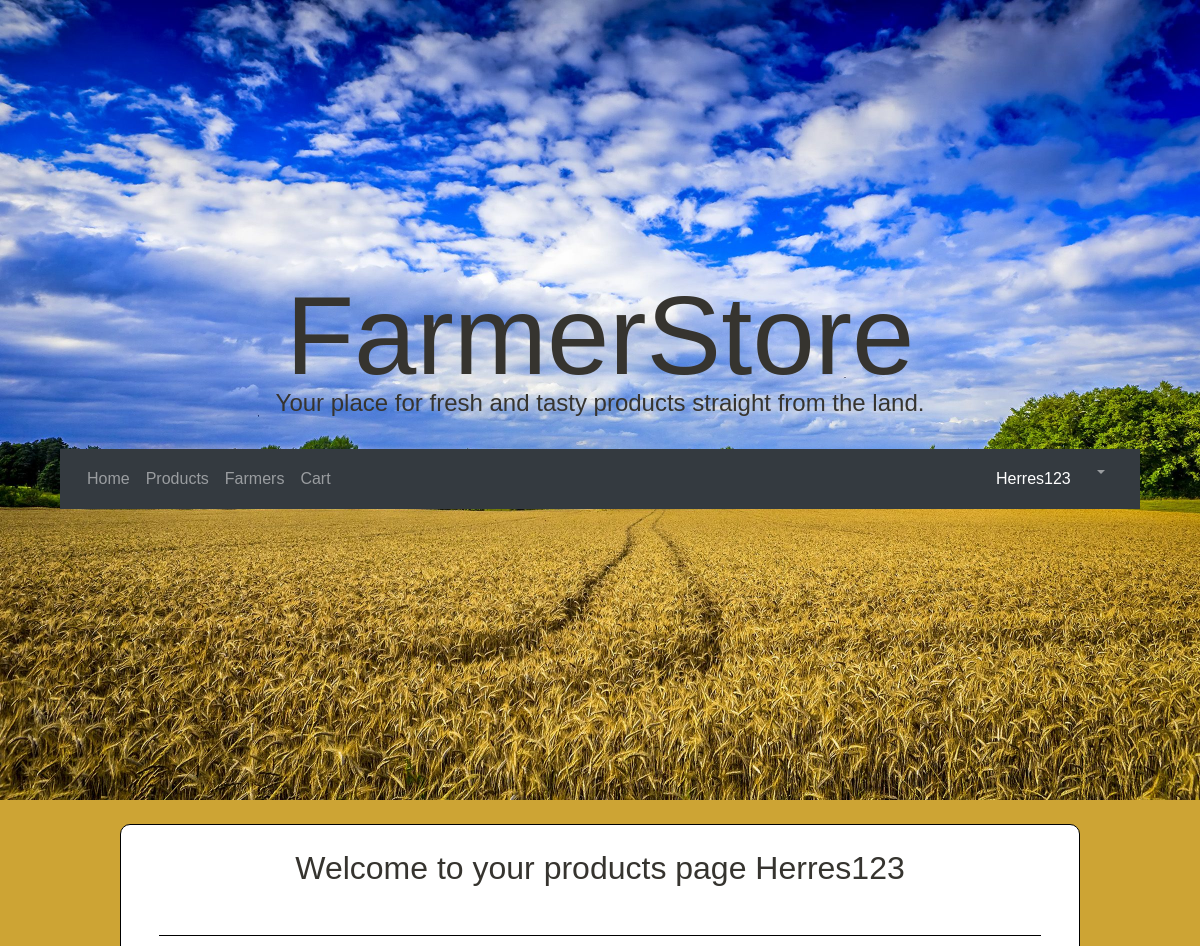
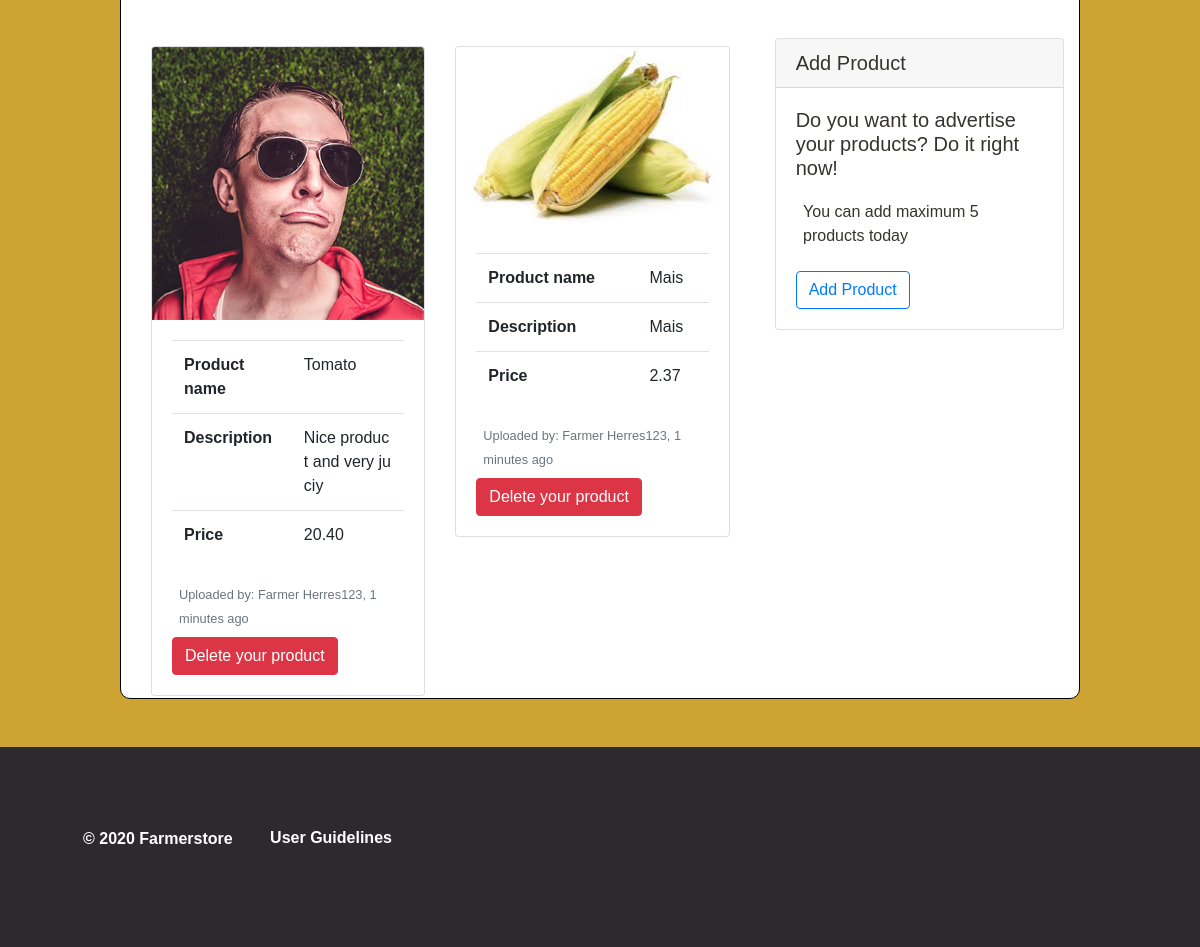
Screenshot of /farmer/my_products/ (signed in) with the database file from the repository (2 pictures, top to bottom).
### user_profile/models.py (models this page shows, shortened)
class Product(models.Model):
    product_name = models.CharField(max_length=200,choices=CHOICES,blank=False, default='artichoke')
    product_description = models.CharField(max_length=300)
    product_price = models.DecimalField(max_digits=6, decimal_places=2)
    product_user = models.ForeignKey(User, on_delete=models.CASCADE)
    stock = models.PositiveIntegerField(validators=[MinValueValidator(1)],default=1)
    product_picture = models.ImageField(blank=True, upload_to='images/')

### farmer_page/views.py (the view)
# urls.py: path('my_products/',views.my_products, name='my-products'),
def my_products(request):
    current_user = request.user.id
    template = 'farmer_page/my_products.html'
    profile = get_object_or_404(User, pk=current_user)
    products = Product.objects.filter(product_user=request.user)
    return render(request, template, {'profile':profile, 'product': products})

### home_page/context_processors.py (called while the page is built)
def context_variable(request):
    return {"farmer": Farmer.objects.filter()}

### farmer_page/templates/farmer_page/my_products.html (shortened to what this page needs)
{% extends 'home_page/base.html'%}
{% load static%}
{% block content%}
<div class="container" style="background-color:white !important; border:1px solid black; width:80%; border-radius:10px;">
  <br>
  <h2 class="text-center">Welcome to your products page {{profile}}</h2>
  <br>
  <hr style="border-top:1px solid black; width:95%;">
  <br>
  <div class="row">
    {% if product %}
    <div class="col-lg-8 mt-2 col-md-12">
      <div class="container">
        <div class="row">
          {% for prod in product %}
          <div class="col-lg-6 mt-2 col-md-12">
            <div class="card" style="width:100% !important;">
              <a href="#" class="" style="color:black;text-decoration: none;">
                  {% if prod.product_picture %}
                  <img class="card-img-top" src="{{ prod.product_picture.url }}" alt="Card image cap" />
                  {% else %}
                  <img class="card-img-top" src="{% static 'home_page/mais.jpg' %}" alt="Card image cap" />
                  {% endif %}
                <div class="card-body">
                  <table class="table">
                    <tbody>
                      <tr>
                        <th>Product name</th>
                        <td style="word-break:break-all;">{{prod.product_name}}</td>
                      </tr>
                      <tr>
                        <th>Description</th>
                        <td style="word-break:break-all;">{{prod.product_description}}</td>
                      </tr>
                      <tr>
                        <th>Price</th>
                        <td style="word-break:break-all;">{{prod.product_price}}</td>
                      </tr>
                    </tbody>
                  </table>
                  <p class="card-text">
                    <small class="text-muted">Uploaded by: Farmer {{prod.product_user}}, 1 minutes ago</small>
                  </p>
                  <div class="">
                    <form action="" method="POST">
                        <a class="btn btn-danger text-white mr-auto" href="{% url 'delete' prod.id%}" type="submit">Delete your product</a>
                  </form>
                  </div>
                </div>
              </a>
            </div>
          </div>
          {%endfor%}
        </div>
      </div>
    </div>
    <div class="col-lg-4 mt-2 col-md-12">
        <div class="row">
          <div class="col-md-12 ml-auto mr-2">
            <div class="card" style="width:100% !important;">
              <h5 class="card-header">
                Add Product
              </h5>
              <div class="card-body">
                <h5 class="card-title">
                  Do you want to advertise your products? Do it right now!
                </h5>
                <p class="card-text">You can add maximum 5 products today</p>
                <a href="{% url 'add-product' %}" class="btn btn-outline-primary">Add Product</a>
              </div>
            </div>
          </div>
        </div>
      </div>
    </div>
</div>
{% endif %}
<br>
</div>
{% endblock content %}

### home_page/templates/home_page/base.html (shortened to what this page needs)
{% load static%}
<!DOCTYPE html>
<html>
<head>
  <link rel="stylesheet" href="https://maxcdn.bootstrapcdn.com/bootstrap/4.3.1/css/bootstrap.min.css">
  <link rel="stylesheet" href="https://use.fontawesome.com/releases/v5.11.2/css/all.css">
   <link rel="stylesheet" href="https://cdnjs.cloudflare.com/ajax/libs/font-awesome/4.7.0/css/font-awesome.min.css">
  <link rel="stylesheet" type="text/css" href="{% static 'home_page/home.css' %}">
</head>
</head>
<body>
	<div id="home">
		<div class="landing-text">
			<h1>FarmerStore</h1>
			<h4>Your place for fresh and tasty products straight from the land.</h4>
			<br>
			<nav class="navbar navbar-expand-lg navbar-dark bg-dark">
            <div class="container">
                <div class="collapse navbar-collapse" id="navbarTogglerDemo01">
                    <ul class="navbar-nav mr-auto mt-2 mt-lg-0">
                        <li class="{% if navigation == 'home'%} nav-item active {% else %} nav-item {% endif %}">
                            <a class="nav-link" href="{% url 'home_index'  %}">Home <span class="sr-only">(current)</span></a>
                        </li>
                        <li class="{% if navigation == 'products' %} nav-item active {% else %} nav-item {% endif %}">
                            <a class="nav-link" href="{% url 'user-profile' %}">Products</a>
                        </li>
                        <li class="{% if navigation == 'farmer' %} nav-item active {% else %} nav-item {% endif %}">
                            <a class="nav-link" href="{% url 'farmer-index' %}">Farmers</a>
                        </li>
                        <li class="{% if navigation == 'cartView' %} nav-item active {% else %} nav-item {% endif %}">
                            <a class="nav-link" href="{% url 'cartView' %}">Cart</a>
                        </li>
                    </ul>
                    {% if user.is_authenticated %}
                    <ul class="navbar-nav ">
                        <p style="margin:2px; color:white;">{{user.username}}</p>
                        <li id="profile_nav"class="nav-item dropdown">
                            <a href="#" class="nav-link dropdown-toggle" id="navDropDownLink" data-toggle="dropdown" aria-haspopup="false" aria-expanded="false">
                            </a>
                        </li>
                    </ul>
                    {% else %}
                        &nbsp;&nbsp;
                        <a class="nav-link" style="text-decoration: none;background-color: transparent;color:rgba(255,255,255,.5);" href="{% url 'login_url' %}">Login | Register</a>
                    {% endif %}
                </div>
            </div>
            </nav>
		</div>
	</div>
    <div class="content">
    {% block content %}{% endblock %}
    <footer class="footer-distributed">
        <div class="footer-center">
            <p class="footer-company-name">© 2020 Farmerstore</p>
            <a href="{% url 'guidelines'  %}" style="text-align:right;text-decoration:none; color: white;">User Guidelines</a>
        </div>
    </footer>
</body>
</html>

### home_page/static/home_page/home.css (style rules this page uses)
html, body { height: 100%; width: 100%; font-family: sans-serif; color: #36342f; }
#home { background: url("./background.jpg") no-repeat 50% 50%; display: table; height: 100%; width: 100%; background-size: cover; }
.navbar { background: #6ab446; padding: 1%; margin-left: 5%; margin-right: 5%; }
.nav-link, .navbar-brand { color: #fff; cursor: pointer; }
.nav-link { margin-right: 1em !important; padding: 0px !important; }
.navbar-collapse { justify-content: flex-end; }
#profile_nav { margin-left: 1em !important; }
.landing-text { display: table-cell; vertical-align: middle; text-align: center; }
h1 { font-family: "Alegreya Sans", sans-serif; font-size: 700%; line-height: 0.8; }
p { padding: 3%; }
.content { background-color: #cda434; padding-top: 2%; padding-bottom: 2%; }
td { white-space: pre-wrap; white-space: -moz-pre-wrap; white-space: -pre-wrap; white-space: -o-pre-wrap; word-wrap: break-word; }
.footer-distributed { background-color: #2c292f; box-sizing: border-box; width: 100%; height: 25vh; text-align: left; font: bold 16px sans-serif; padding: 50px 50px 60px 50px; }
.footer-distributed .footer-left, .footer-distributed .footer-center, .footer-distributed .footer-right { display: inline-block; vertical-align: top; }
.footer-distributed .footer-center { width: 100%; }
.footer-distributed .footer-center p { display: inline-block; color: #ffffff; vertical-align: middle; margin:0; }
@media (max-width: 1536px) { .card { width: 11rem !important; margin-bottom: 1%; } }

### rows the page displays
Product: product_picture (picture), product_name "Tomato", product_description "Nice product and very juciy", product_price "20.40", product_user "Herres123"
Product: product_picture (picture), product_name "Mais", product_description "Mais", product_price "2.37", product_user "Herres123"

### other values shown
{{ user.username }} "Herres123"
{{ profile }} "Herres123"
